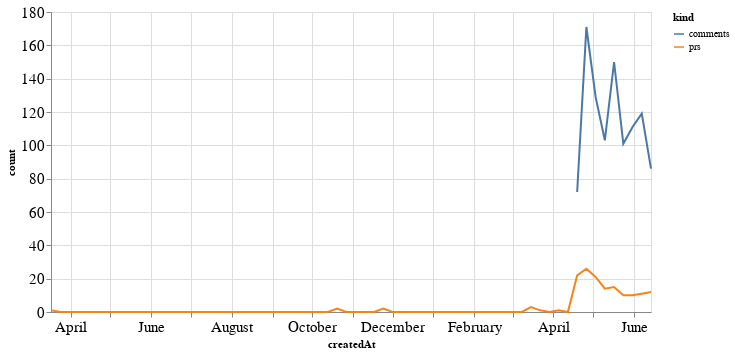

The notebook cell this image was saved under:
### Code cell
alt.Chart(total_time, width=600).mark_line().encode(
    x='createdAt',
    y='count',
    color='kind'
)

### Figure 1 — Vega-Lite specification as saved in the notebook (floating-point values rounded to 4 significant figures; data arrays with more than 128 entries replaced by an {"elided": "..."} marker saying what was removed)
{"config": {"axisLeft": {"labelFontSize": 15}, "axisBottom": {"labelFontSize": 15}}, "data": {"name": "data-d057cc6b63a3d8683cb3529046c3bf4e"}, "mark": "line", "encoding": {"color": {"type": "nominal", "field": "kind"}, "x": {"type": "temporal", "field": "createdAt"}, "y": {"type": "quantitative", "field": "count"}}, "width": 600, "$schema": "https://vega.github.io/schema/vega-lite/v4.8.1.json", "datasets": {"data-d057cc6b63a3d8683cb3529046c3bf4e": {"elided": "132 records"}}}
